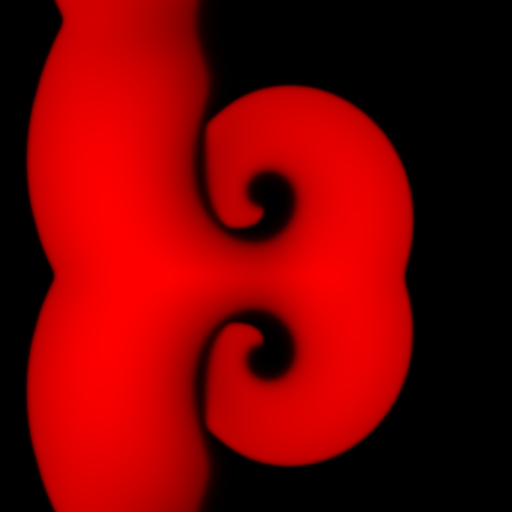
#> input picture Python/Data/redsample000792.png, 512 x 512 px, found by its file name
$ jupyter execute --allow-errors 'Detect Spiral Tips.ipynb'   (older library calls are emulated)
#> lines starting #> are read from the running program, lines starting #| are printed output that depends on the picture; after the words box and inside, x2 and y2 are one past the last pixel; in counts of white or black regions, pixels touching at a corner belong together
# Detect Spiral Tips from Canvas

Timothy Tyree

10.22.2019

[cell 1]
#Day1
#it looks like both skimage and cv2 are good for image processing and basic machine learning.
#opencv (cv2) is better for computer vision and speed
#skimage is easier to use and better documented
#let's use skimage for now

#DONE: import a snapshot sample from afib.ucsd.edu manually with
#DONE: detect some activation/deactivation curves
#DONE: get spline fit of ^those curves
#DONE: calculate intersection.  Record.
#DONEish: compare to spiral tip
#TODO: make curve selection interactive; pyqt5 could be a long term interface for this
#     select rbga color and highlight that colorband for interactive curve selection

#Day2 (do this later)
#TODO: add options to output rbga channels from website
#TODO: use rgba channels to calculate my 'activation/deactivation' curves
#TODO: get spline fit of ^those curves
#TODO: calculate intersection. Record and compare.

#Day3
#skipTODO: repeat ^that for a few more snapshots.
#skipTODO: compare tip positions

#TODO: make a data pipeline
#TODO: call a 'helloworld.py' script from env.render or something
#TODO: make a callable script 'find_tips.py' pre-calibrated for default display
#TODO: figure out if I can easily efficiently pass canvas information from js to 'find_tips.py'
#TODO: ^if so, get a sample out of FastAFSimulator2D with the best spiral tips
#TODO: see if ^that sample has the robustness result, $W_{\pm1}=0$
#TODO: update and communicate, yo

#Day4 (do this later)
#TODO: make curve selection interactive so different cmaps can be used
#TODO: (Dicty. D.) batch 051719Pos4 features with tf.data for RNN or LSTM!

[cell 2]
import numpy as np
import pandas as pd
import skimage as sk
import matplotlib.pyplot as plt
import seaborn as sns
from skimage import measure
import time
from scipy import stats

# [5 lines of commented-out code are left out]

from scipy.interpolate import BSpline
from scipy.optimize import fsolve

# Import sample from FastAFSimulator2D

[cell 3]
# import a previous snapshot to tell if a given cell is increasing or decreasing.
canvas_dir = '../data/redsample000792.png'
canvas_old_dir = '../data/redsample000788.png'
pos_dir = '../data/redsample.csv'

#import a snapshot sample fromafib.ucsd.edu manually
# canvas_dir = '../data/canvas_sample.png'
# pos_dir = '../data/positions_sample_last_entry.csv'
img = sk.io.imread(canvas_dir, as_gray=False)
#> img is the input picture: shape (512, 512, 4); mean R, G, B, A 117.7, 0, 0, 255
img_old = sk.io.imread(canvas_old_dir, as_gray=False)
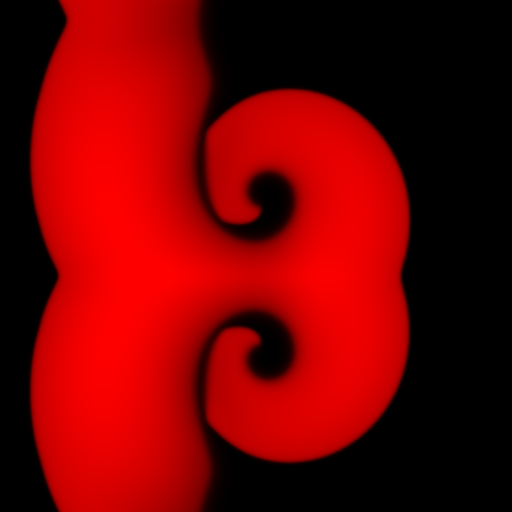
#> input picture Python/Data/redsample000788.png, 512 x 512 px, found by its file name
#> img_old is the input picture: shape (512, 512, 4); mean R, G, B, A 115.1, 0, 0, 255
#> (the rest of this cell did not finish here and is left out)

[cell 4]
#import known colorbar/voltage mask
cmap_dir = '../data/colormaps/mat/red.png'
#> (the rest of this cell did not finish here and is left out)

[cell 5]
# [23 lines of commented-out code are left out]

[cell 6]
# map an rgb from '/mat/red' cmap to it's scalar value between 0 and 1 by just selecting the red channel"""
image = img[:,:,0]/255
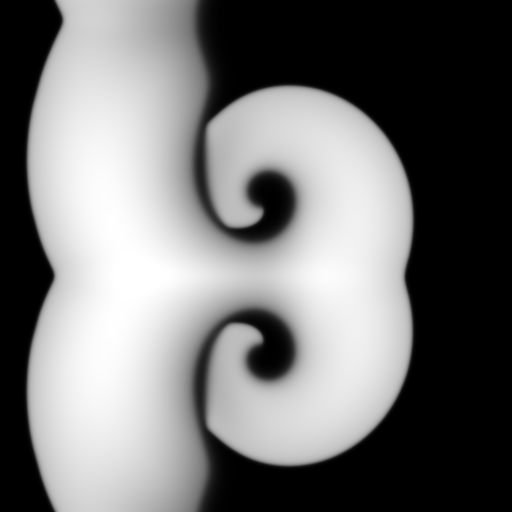
#> image: shape (512, 512) float64; min 0, max 1, mean 0.461
image_old = img_old[:,:,0]/255
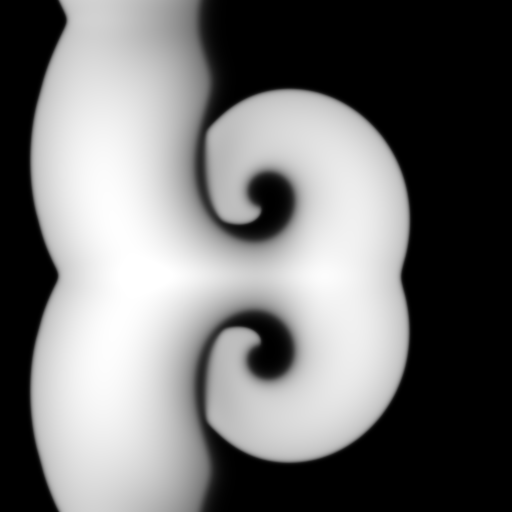
#> image_old: shape (512, 512) float64; min 0, max 1, mean 0.451

[cell 7]
#DONE: reshape img into a 1D array of rbg vectors
#DONE: unfold the rgb image and verify you get the original image
#DONE: map each value in that 1D array to it's scalar value
#DONE: unfold those scalar values back into a scalar image
# img[:,:,:3].reshape(img.shape[0]*2,3)
# # img[:,:,:3]
# print(invcmp(img[1,0:3,:3]))
# print(invcmp(img[1,0,:3]))
# print(invcmp(img[1,1,:3]))
# print(invcmp(img[1,2,:3]))
# # [invcmp(x) for x in img[:,:,:3]]

# np.argwhere([f(img[1,1,:3],x) for x in cmap[1]])
# [np.equal(img[1,1,:3],x) for x in cmap]
# np.argwhere(
#     , where=[True,True,True])

# start = time.time()
# # #this can be much faster but I've wasted too much time trying to make this efficient
# imglin = img.reshape(512**2,4)
# out = np.zeros(512**2)
# for i in np.arange(0,512**2,1):
#     out[i] = invcmp(imglin[i,:3])
# #     out.append(invcmp(imglin[i,:3]))
# end = time.time()
# print(end-start)
# image = out.reshape(512,512)/256

# plt.imshow(image, cmap=plt.cm.gray)

So this is stupid. For some reason "Chaos Labs" made their signature color map not have a unique rgb value for each scalar value 0:1.  The simplest fix is to look at different colormaps they used until I find one that is one-to-one and onto. Stupid abouzir kaboudian. Make this a TODO and just take the mean of all values for now, and make sure that I don't use the degenerate color as my activation/deactivation front.

TODO: check to see if any other representations (like hsv) of this stupid ass color map is linear.  If so, this meaningless stupid horrible no good process can be turned into a fucking matrix multiplication.

Notes: from previous attempts to evaluate with np.vectorize, the problem was always that the colormap has degenerate values.  These useless efforts could have been completely avoided if I just plotted cmap beforehand! So stupid.

[cell 8]
# [17 lines of commented-out code are left out]

[cell 9]
#get two close frames from canvas so I can detect whether a contour is increasing or decreasing.
#    Do this with an alteration of a max filter ala:
# increasing filter
ifilter = np.vectorize(lambda x,x_old: 1. if x>x_old else 0.)
inc = ifilter(image,image_old) #mask of increasing cells between a few frames
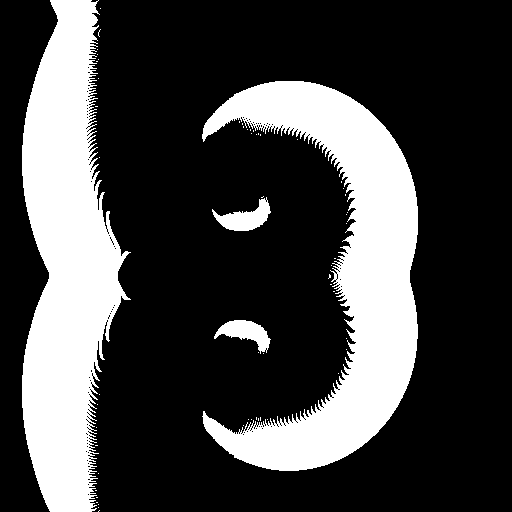
#> inc: shape (512, 512) float64; values 0 (black) and 1 (white), 26.6% white; 59 white regions (55 under 20 px), largest, box (x1, y1, x2, y2) and area: (22, 0, 131, 512) 34182, (202, 81, 418, 471) 33492, (212, 197, 271, 231) 947, (214, 320, 271, 354) 891
dec = ifilter(image_old,image)
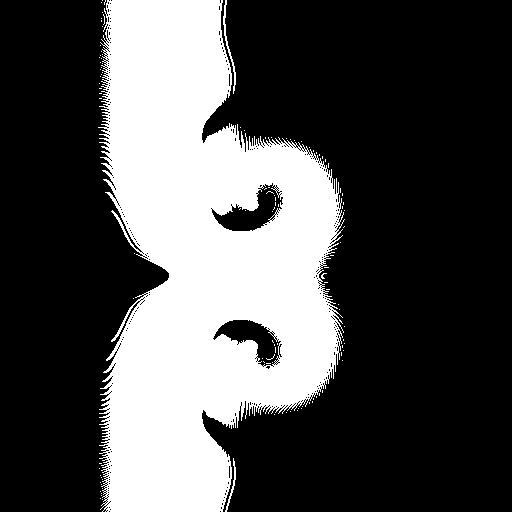
#> dec: shape (512, 512) float64; values 0 (black) and 1 (white), 31.2% white; 112 white regions (109 under 20 px), largest, box (x1, y1, x2, y2) and area: (98, 0, 345, 512) 81228, (223, 0, 236, 94) 188, (225, 458, 236, 512) 105
#> (the rest of the program and of its run is left out)
